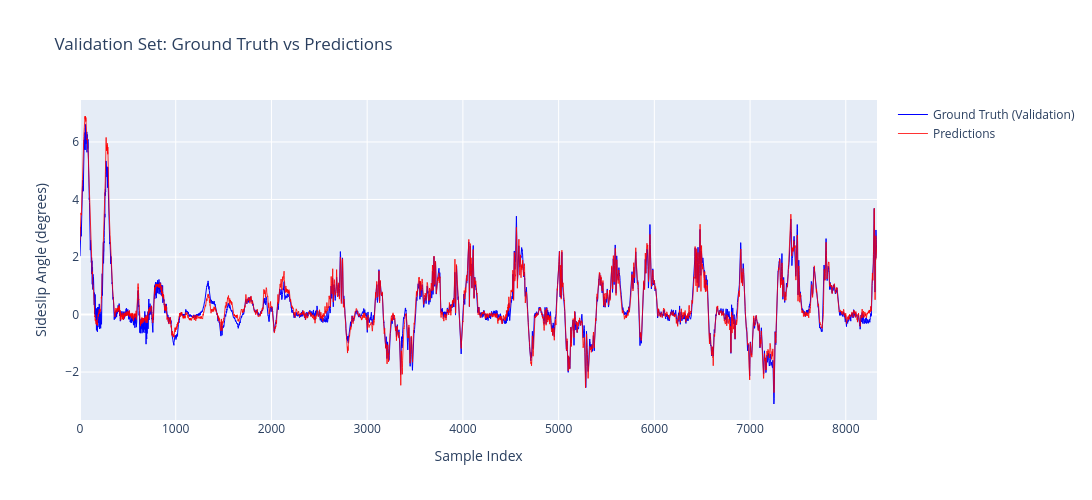

The cell this chart's notebook holds for it:
### Code cell
# ========== VISUALIZE VALIDATION SET PREDICTIONS ==========
import plotly.graph_objects as go

# Set model to evaluation mode
model.eval()

# Storage for predictions and ground truth
val_preds = []
val_ground_truths = []

# Generate predictions for validation data
with torch.no_grad():
    for step, (x, y) in enumerate(val_loader):
        X, y = x.to(device), y.to(device).reshape([len(y), 1])
        pred = model(X)
        
        # Store predictions and ground truth
        val_preds.append(pred.reshape(-1).cpu().numpy())
        val_ground_truths.append(y.reshape(-1).cpu().numpy())
    
    # Concatenate all batches into single arrays
    val_ground_truths = np.concatenate(val_ground_truths)
    val_preds = np.concatenate(val_preds)

# Create interactive plot
fig = go.Figure()
fig.add_trace(go.Scatter(y=val_ground_truths, mode='lines', name='Ground Truth (Validation)', 
                         line=dict(color='blue', width=1)))
fig.add_trace(go.Scatter(y=val_preds.flatten(), mode='lines', name='Predictions', 
                         line=dict(color='red', width=1), opacity=0.8))
fig.update_layout(
    title='Validation Set: Ground Truth vs Predictions',
    xaxis_title='Sample Index',
    yaxis_title='Sideslip Angle (degrees)',
    width=1200,
    height=500,
    hovermode='x unified'
)
fig.show()

print(f"\n📊 Validation Set Statistics:")
print(f"  - Samples: {len(val_preds):,}")
print(f"  - Ground Truth Range: [{val_ground_truths.min():.2f}°, {val_ground_truths.max():.2f}°]")
print(f"  - Prediction Range: [{val_preds.min():.2f}°, {val_preds.max():.2f}°]")
print(f"  - MAE: {np.mean(np.abs(val_ground_truths - val_preds.flatten())):.5f}°")

### Figure 1 — Plotly figure (JSON) as saved in the notebook; plotly's stock layout.template omitted (floating-point values rounded to 4 significant figures; data arrays with more than 128 entries replaced by an {"elided": "..."} marker saying what was removed)
{"data": [{"line": {"color": "blue", "width": 1}, "mode": "lines", "name": "Ground Truth (Validation)", "type": "scatter", "y": {"elided": "8327 float values"}}, {"line": {"color": "red", "width": 1}, "mode": "lines", "name": "Predictions", "opacity": 0.8, "type": "scatter", "y": {"elided": "8327 float values"}}], "layout": {"height": 500, "hovermode": "x unified", "title": {"text": "Validation Set: Ground Truth vs Predictions"}, "width": 1200, "xaxis": {"title": {"text": "Sample Index"}}, "yaxis": {"title": {"text": "Sideslip Angle (degrees)"}}}}
